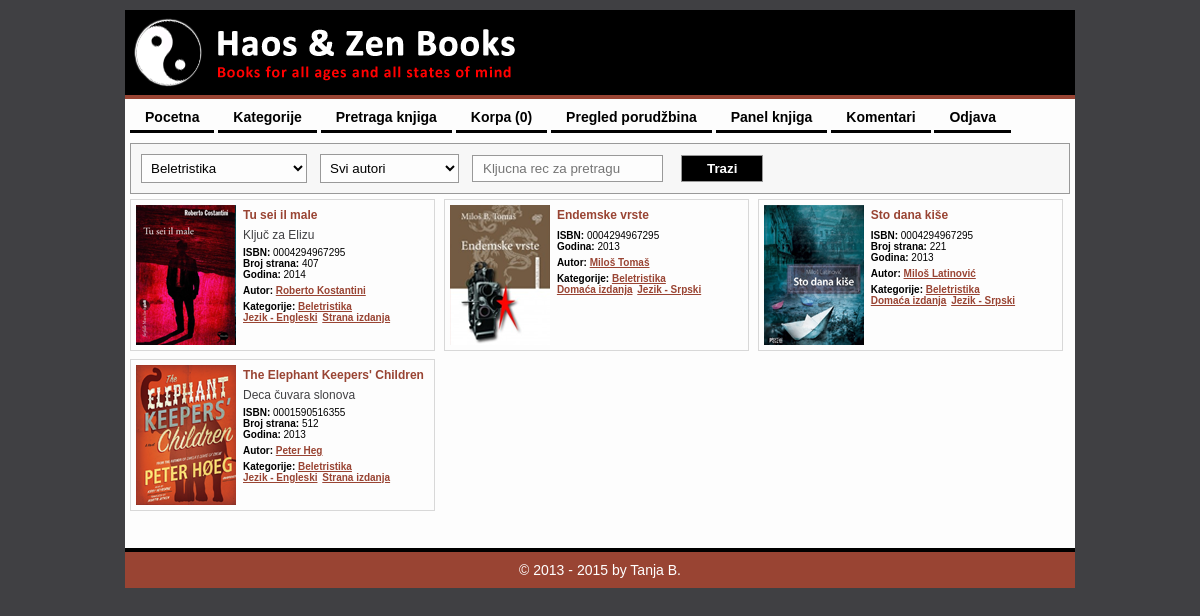
The app's page /HaosZenBooks/index.php?modul=knjige&opcija=index&Kategorija_ID=22 (signed in) with its own data.
### tables this page shows
CREATE TABLE `knjiga` (
  `ID` int(8) NOT NULL AUTO_INCREMENT,
  `OriginalniNaslov` varchar(128) NOT NULL,
  `PrevodNaslova` varchar(128) DEFAULT NULL,
  `BrojStrana` int(4) unsigned DEFAULT NULL,
  `ISBN` int(13) unsigned zerofill NOT NULL,
  `Godina` int(4) unsigned NOT NULL,
  `Cena` decimal(10,2) unsigned DEFAULT NULL,
  PRIMARY KEY (`ID`)
);

CREATE TABLE `autor` (
  `ID` int(6) NOT NULL AUTO_INCREMENT,
  `ImePrezime` varchar(128) NOT NULL,
  PRIMARY KEY (`ID`)
);

CREATE TABLE `kategorija` (
  `ID` int(6) NOT NULL AUTO_INCREMENT,
  `Naziv` varchar(64) NOT NULL,
  PRIMARY KEY (`ID`)
);

### HaosZenBooks/index.php (called while the page is built, shortened)
<?php
    include_once 'back/MySQL.php';
    include_once "back/Modul.php";
    $default_modul  = 'main';
    $default_opcija = 'index';
    $modul = $default_modul;
    $opcija = $default_opcija;
    if ( isset($_GET['modul']) )  $modul  = Funkcije::procistiIme($_GET['modul']);
    if ( isset($_GET['opcija']) ) $opcija = Funkcije::procistiIme($_GET['opcija']);
    $modul::$opcija();

### HaosZenBooks/back/MySQL.php (called while the page is built, shortened)
<?php
    abstract class MySQL {
        public static function upitUNiz($mysql_upit) {
            $rezultat = @mysql_query($mysql_upit);
            $niz = array();
            while ( $red = mysql_fetch_assoc($rezultat) ) {
                $niz[] = $red;
            }
            return $niz;
        }
    }

### HaosZenBooks/front/templejti/knjige.pretraga.forma.php (the view, shortened to what this page needs)
<form method="get">
    <table>
        <tr>
            <td>
                <select name="Kategorija_ID">
                    <?php if (is_array($kategorije) ) foreach ( $kategorije as $kategorija ): ?>
                        <option value="<?php echo intval($kategorija['ID']); ?>" <?php if ( isset($_GET['Kategorija_ID']) and intval($_GET['Kategorija_ID']) == $kategorija['ID'] ) echo 'selected'; ?>>
                            <?php echo htmlspecialchars($kategorija['Naziv']); ?>
                        </option>
                    <?php endforeach; ?>
                </select>
            </td>
            <td>
                <select name="Autor_ID">
                    <option value="">Svi autori</option>
                </select>
            </td>
            <td>
                <input type="text" name="KljucnaRec" value="<?php echo htmlspecialchars(strip_tags(@$_GET['KljucnaRec'])); ?>" placeholder="Kljucna rec za pretragu" />
            </td>
            <td>
                <input type="submit" value="Trazi" />
            </td>
        </tr>
    </table>
</form>

### HaosZenBooks/front/templejti/knjige.pretraga.php
<?php
    include_once 'front/templejti/knjige.pretraga.forma.php';
    echo '<section class="spisak-knjiga">';
    foreach ( $knjige as $knjiga ) {
      ?>
        <article class="knjiga">
            <a href="index.php?modul=knjige&opcija=prikaz&ID=<?php echo $knjiga['ID']; ?>">
                <img class="knjiga-slika" src="img/knjige/<?php echo $knjiga['ID']; ?>.png" alt="<?php echo htmlentities($knjiga['OriginalniNaslov']); ?>" />
            </a>
            <div class="knjiga-detalji">
                <a class="knjiga-naslov" href="index.php?modul=knjige&opcija=prikaz&ID=<?php echo $knjiga['ID']; ?>">
                    <?php echo htmlspecialchars($knjiga['OriginalniNaslov']); ?>
                </a>
                <div class="knjiga-prevod"><?php echo htmlspecialchars($knjiga['PrevodNaslova']); ?></div>
                <div class="knjiga-isbn"><b>ISBN:</b> <?php echo $knjiga['ISBN']; ?></div>
                <?php if ( $knjiga['BrojStrana'] != '' ): ?>
                    <div class="knjiga-broj-strana"><b>Broj strana:</b> <?php echo $knjiga['BrojStrana']; ?></div>
                <?php endif; ?>
                <?php if ( $knjiga['Godina'] != '' ): ?>
                    <div class="knjiga-godina"><b>Godina:</b> <?php echo $knjiga['Godina']; ?></div>
                <?php endif; ?>
                <div class="knjiga-autor">
                    <b>Autor:</b>
                    <a href="index.php?modul=knjige&opcija=pretraga&Autor_ID=<?php echo $knjiga['Autor_ID']; ?>">
                        <?php echo htmlspecialchars($knjiga['AutorImePrezime']); ?>
                    </a>
                </div>
                <div class="knjiga-kategorije">
                    <b>Kategorije:</b>
                    <?php
                        $kategorije_knjige = explode(',', $knjiga['kategorije']);
                        foreach ( $kategorije_knjige as $kategorija_knjige ):
                            $ID = $kategorija_knjige;
                            $Naziv = knjige::_naziv_kategorije_za_id($kategorije, $ID);
                            ?>
                                <a class="kategorija-knjige" href="index.php?modul=knjige&opcija=pretraga&Kategorija_ID=<?php echo $ID; ?>">
                                    <?php echo htmlspecialchars($Naziv); ?>
                                </a>
                            <?php
                        endforeach;
                    ?>
                </div>
            </div>
        </article>
      <?php
    }
    echo '</section>';

### records on screen
knjiga: shows a picture, OriginalniNaslov "Tu sei il male", PrevodNaslova "Ključ za Elizu", ISBN "0004294967295", BrojStrana "407", Godina "2014", autor.ImePrezime "Roberto Kostantini"
kategorija: Naziv "Beletristika"
kategorija: Naziv "Jezik - Engleski"
kategorija: Naziv "Strana izdanja"
knjiga: shows a picture, OriginalniNaslov "Endemske vrste", ISBN "0004294967295", Godina "2013", autor.ImePrezime "Miloš Tomaš"
kategorija: Naziv "Domaća izdanja"
kategorija: Naziv "Jezik - Srpski"
knjiga: shows a picture, OriginalniNaslov "Sto dana kiše", ISBN "0004294967295", BrojStrana "221", Godina "2013", autor.ImePrezime "Miloš Latinović"
knjiga: shows a picture, OriginalniNaslov "The Elephant Keepers' Children", PrevodNaslova "Deca čuvara slonova", ISBN "0001590516355", BrojStrana "512", Godina "2013", autor.ImePrezime "Peter Heg"

### other values on screen
$stavka[1] "Pocetna"
$stavka[1] "Kategorije"
$stavka[1] "Pretraga knjiga"
$stavka[1] "Korpa (0)"
$stavka[1] "Pregled porudžbina"
$stavka[1] "Panel knjiga"
$stavka[1] "Komentari"
$stavka[1] "Odjava"
$napravljeno "2013"
form field Kategorija_ID "Beletristika"
